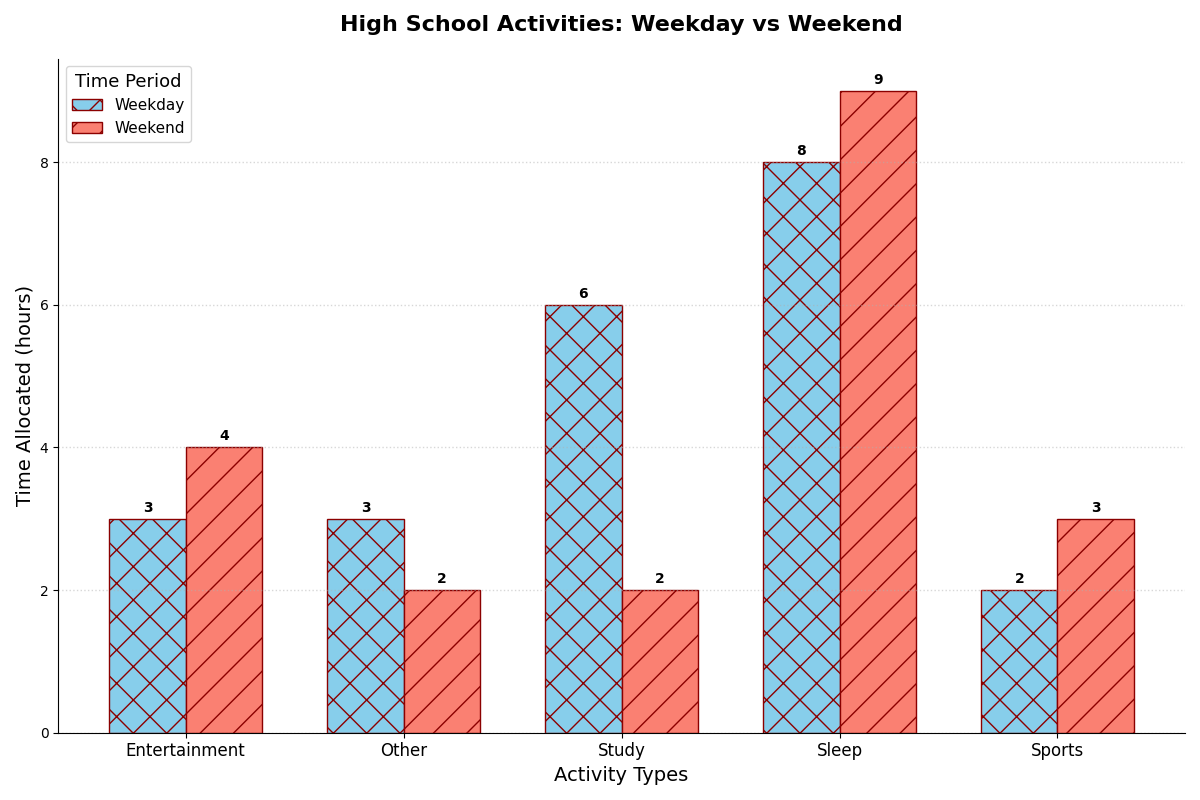

Write the Python code that produced this figure.
import matplotlib.pyplot as plt
import numpy as np

activities = ['Entertainment', 'Other', 'Study', 'Sleep', 'Sports']
weekday_hours = [3, 3, 6, 8, 2]
weekend_hours = [4, 2, 2, 9, 3]

x_positions = np.arange(len(activities))
bar_width = 0.35

fig, ax = plt.subplots(figsize=(12, 8))

rects1 = ax.bar(x_positions - bar_width/2, weekday_hours, width=bar_width, label='Weekday', color='skyblue', edgecolor='darkred', hatch='x')
rects2 = ax.bar(x_positions + bar_width/2, weekend_hours, width=bar_width, label='Weekend', color='salmon', edgecolor='darkred', hatch='/')

ax.set_title('High School Activities: Weekday vs Weekend', fontsize=16, fontweight='bold', pad=20)
ax.set_xlabel('Activity Types', fontsize=14)
ax.set_ylabel('Time Allocated (hours)', fontsize=14)

ax.set_xticks(x_positions)
ax.set_xticklabels(activities, fontsize=12)

ax.legend(title='Time Period', title_fontsize='13', fontsize=11, loc='upper left')
ax.yaxis.grid(True, linestyle=':', linewidth=1, alpha=0.5)
ax.spines['top'].set_visible(False)
ax.spines['right'].set_visible(False)

def add_labels(rects):
    for rect in rects:
        height = rect.get_height()
        ax.annotate(f'{height}',
                    xy=(rect.get_x() + rect.get_width() / 2, height),
                    xytext=(0, 3),
                    textcoords="offset points",
                    ha='center', va='bottom', fontsize=10, fontweight='bold')

add_labels(rects1)
add_labels(rects2)

plt.tight_layout()
plt.show()
